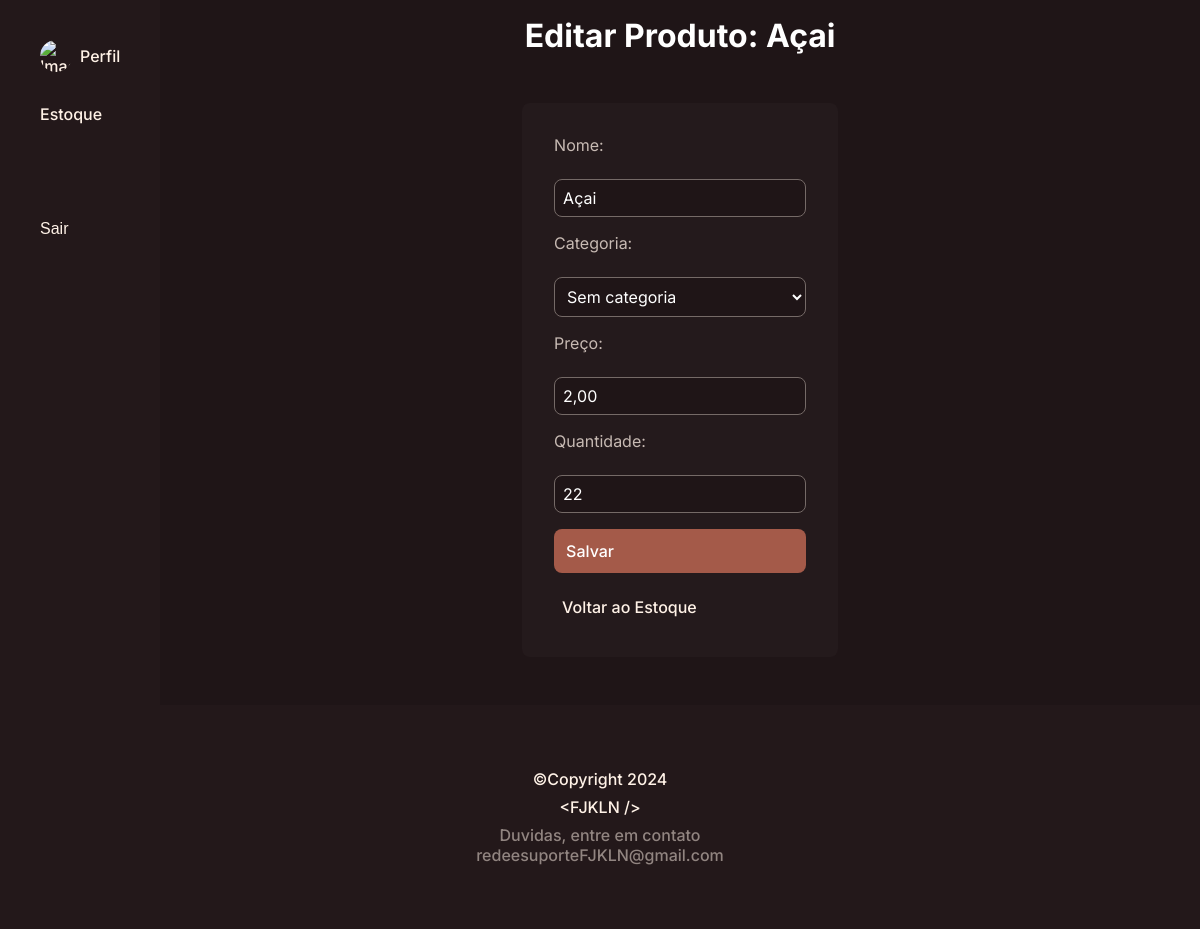
The page /produtos/1/editar/ on the database its author committed.
### sistema/models.py (models this page shows, shortened)
class Produto(models.Model):
    nome = models.CharField(max_length=200)
    descricao = models.TextField(blank=True, null=True)
    preco = models.DecimalField(max_digits=10, decimal_places=2)
    quantidade = models.IntegerField()
    categoria = models.ForeignKey(Categoria, on_delete=models.CASCADE, related_name='produtos')

### produtos/views.py (the view, shortened to what this page needs)
# urls.py: path('<int:pk>/editar/', views.editar_produto, name='editar'),
def editar_produto(request, pk):
    produto = get_object_or_404(Produto, pk=pk)
    categorias = Categoria.objects.all()
    return render(request, 'produtos/editar.html', {'produto': produto, 'categorias': categorias})

### produtos/templates/produtos/editar.html (shortened to what this page needs)
{% load static %}
<!DOCTYPE html>
<html lang="pt-br">
<head>
    <link rel="stylesheet" href="{% static 'produtos/css/edita.css' %}">
</head>
<body>
    <div class="container">
        <aside>
            <ul>
                <div>
                    <li>
                        <a href="{% url 'perfil:editar' user.id %}">
                            <img src="{{ user.imagem.url }}" alt="Imagem do Usuário" />
                            <p>Perfil</p>
                        </a>
                    </li>
                    <li>
                        <a href="{% url 'estoque:home' %}">
                            Estoque
                        </a>
                    </li>
                </div>
                <li>
                    <form action="{% url 'login:sair' %}" method="POST" style="display: inline;">
                        <button type="submit">Sair</button>
                    </form>
                </li>
            </ul>
        </aside>
        <div class="content">
            <h1>Editar Produto: {{ produto.nome }}</h1>
            <main class="login-container">
                <form method="POST" class="login-form">
                    <label for="nome">Nome:</label>
                    <input type="text" id="nome" name="nome" value="{{ produto.nome }}">
                    <label for="categoria">Categoria:</label>
                    <select id="categoria" name="categoria">
                        {% for categoria in categorias %}
                        <option value="{{ categoria.id }}">
                            {{ categoria.nome }}
                        </option>
                        {% endfor %}
                    </select>
                    <label for="preco">Preço:</label>
                    <input type="text" id="preco" name="preco" value="{{ produto.preco }}">
                    <label for="quantidade">Quantidade:</label>
                    <input type="text" id="quantidade" name="quantidade" value="{{ produto.quantidade }}">
                    <button type="submit">Salvar</button>
                    <a href="{% url 'estoque:home' %}">Voltar ao Estoque</a>
                </form>
            </main>
        </div>
    </div>
    <footer style="text-align: center;">
        <p class="footer-copy">©Copyright
            <FJKLN /> 2024
        </p>
        <p class="footer-abrev">&lt;FJKLN /&gt;</p>
        <p class="footer-autor">Duvidas, entre em contato
            <br>redeesuporteFJKLN@gmail.com
        </p>
    </footer>
</body>
</html>

### templates/static/produtos/css/edita.css (style rules this page uses)
* { margin: 0; padding: 0; box-sizing: border-box; list-style: none; }
body { background: #1F1517; color: white; display: flex; flex-direction: column; min-height: 100vh; font-family: Inter; }
footer { padding: 4rem; display: flex; flex-direction: column; align-items: center; gap: 0.5rem; background: #23181A; text-align: center; width: 100%; }
.footer-copy { color: #FFF2E7; font-size: 1rem; font-weight: 500; text-align: center; }
.footer-autor { color: rgba(255, 242, 231, 0.50); font-size: 1rem; font-style: normal; font-weight: 500; text-align: center; }
.footer-abrev { color: #FFF2E7; font-size: 1rem; font-weight: 500; text-align: center; }
.container { display: flex; flex-direction: row; flex: 1; }
aside { padding: 2rem; background: #23181A; }
aside img { width: 2rem; height: 2rem; border-radius: 50%; }
aside ul { display: flex; flex-direction: column; gap: 5rem; }
button, a { border: none; background: none; cursor: pointer; color: #FFF2E7; font-size: 1rem; font-weight: 500; text-align: center; text-decoration: none; display: flex; flex-direction: row; align-items: center; gap: 0.5rem; padding: 0.5rem; transition: all 0.3s ease-in-out; border-radius: 0.5rem; width: 100%; }
aside div { display: flex; flex-direction: column; gap: 1rem; }
.content { padding: 1rem; }
.login-container { display: flex; justify-content: center; align-items: center; padding: 2rem; }
.login-form { background: #241A1C; padding: 2rem; border-radius: 0.5rem; display: flex; flex-direction: column; gap: 1rem; width: 100%; }
.login-form label { font-family: Inter; font-size: 1rem; margin-bottom: 0.5rem; color: #c7bab3; }
.login-form input { padding: 0.5rem; font-family: Inter; font-size: 1rem; border: 1px solid #756A67; border-radius: 0.5rem; background: #1F1517; color: white; }
.login-form button { padding: 0.75rem; background-color: #A45A49; color: white; border: none; border-radius: 0.5rem; font-family: Inter; font-size: 1rem; cursor: pointer; transition: background-color 0.3s; }
select { padding: 0.5rem; font-family: Inter; font-size: 1rem; border: 1px solid #756A67; border-radius: 0.5rem; background: #1F1517; color: white; }
.content { display: flex; flex-direction: column; gap: 1rem; justify-content: center; align-items: center; width: 100%; }

### rows shown on the page
Produto: nome "Açai", preco "2,00", quantidade "22"

### other values the page prints
form field categoria "Sem categoria"
